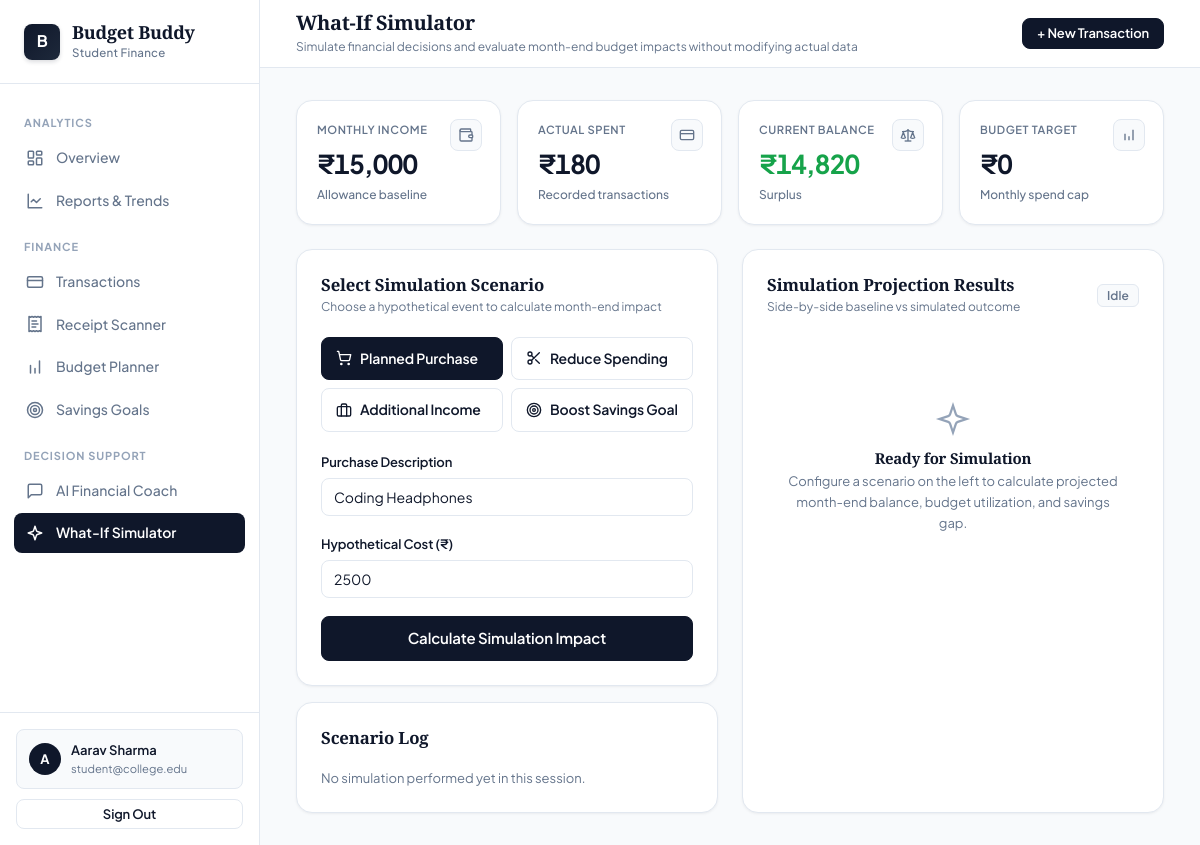
The app's page /simulator (signed in) with its own data.
### tables this page shows
CREATE TABLE profiles (
        id TEXT PRIMARY KEY,
        email TEXT UNIQUE,
        password TEXT,
        name TEXT NOT NULL,
        monthly_income REAL DEFAULT 15000,
        created_at TEXT
    );

### app/routes/simulator.py (the view)
@simulator_bp.route('/simulator')
@login_required
def simulator():
    user_id = session['user_id']
    year, month = get_current_month_year()
    profile = db.get_profile(user_id)
    monthly_income = float(profile.get('monthly_income', 0)) if profile else 0.0
    month_tx = db.get_transactions_by_month(user_id, year, month)
    analysis = analysis_service.analyze_spending(month_tx, year, month)
    budget = db.get_budget(user_id, year, month)
    budget_amount = float(budget['amount']) if budget else 0.0
    savings_target = float(budget['savings_target']) if budget else 0.0
    total_expenses = analysis['total_expenses']
    current_balance = monthly_income - total_expenses
    goals = db.get_goals(user_id)
    return render_template(
        'simulator.html',
        monthly_income=monthly_income,
        total_expenses=total_expenses,
        current_balance=current_balance,
        budget_amount=budget_amount,
        savings_target=savings_target,
        category_spending=analysis['category_spending'],
        goals=goals,
        profile=profile
    )

### app/services/local_db.py (called while the page is built, shortened)
def get_db():
    conn = sqlite3.connect(DB_PATH)
    conn.row_factory = sqlite3.Row
    return conn

def local_get_profile(user_id: str):
    init_local_db()
    conn = get_db()
    cursor = conn.cursor()
    cursor.execute("SELECT * FROM profiles WHERE id = ?", (user_id,))
    row = cursor.fetchone()
    conn.close()
    if row:
        return dict(row)
    return {'id': user_id, 'name': 'College Student', 'monthly_income': 15000.0}

def local_get_transactions_by_month(user_id: str, year: int, month: int):
    init_local_db()
    conn = get_db()
    cursor = conn.cursor()
    start = f"{year}-{month:02d}-01"
    last_day = calendar.monthrange(year, month)[1]
    end = f"{year}-{month:02d}-{last_day}"
    cursor.execute("SELECT * FROM transactions WHERE user_id = ? AND date >= ? AND date <= ? ORDER BY date DESC", (user_id, start, end))
    rows = cursor.fetchall()
    conn.close()
    return [dict(r) for r in rows]

def local_get_budget(user_id: str, year: int, month: int):
    init_local_db()
    conn = get_db()
    cursor = conn.cursor()
    cursor.execute("SELECT * FROM budgets WHERE user_id = ? AND year = ? AND month = ?", (user_id, year, month))
    b_row = cursor.fetchone()
    if not b_row:
        conn.close()
        return None

def local_get_goals(user_id: str):
    init_local_db()
    conn = get_db()
    cursor = conn.cursor()
    cursor.execute("SELECT * FROM savings_goals WHERE user_id = ?", (user_id,))
    rows = cursor.fetchall()
    conn.close()
    return [dict(r) for r in rows]

### app/services/supabase_service.py (called while the page is built, shortened)
def is_supabase_configured() -> bool:
    url = os.environ.get('SUPABASE_URL', '').strip()
    key = os.environ.get('SUPABASE_KEY', '').strip()
    return bool(
        url and key
        and not url.startswith('https://your-project')
        and not url.startswith('your_supabase')
        and 'dummy' not in url
    )

def get_client():
    global _client
    if _client is None:
        if not is_supabase_configured():
            return None
    return _client

def get_profile(user_id: str):
    client = get_client()
    return local_db.local_get_profile(user_id)

def get_transactions_by_month(user_id: str, year: int, month: int):
    client = get_client()
    return local_db.local_get_transactions_by_month(user_id, year, month)

def get_budget(user_id: str, year: int, month: int):
    client = get_client()
    return local_db.local_get_budget(user_id, year, month)

def get_goals(user_id: str):
    client = get_client()
    return local_db.local_get_goals(user_id)

### app/templates/simulator.html (shortened to what this page needs)
{% extends "base.html" %}
{% block page_title %}What-If Simulator{% endblock %}
{% block page_subtitle %}Simulate financial decisions and evaluate month-end budget impacts without modifying actual data{% endblock %}
{% block content %}
<div class="stats-grid mb-24">
  <div class="stat-card">
    <div class="label">Monthly Income</div>
    <div class="value">₹{{ "{:,.0f}".format(monthly_income) }}</div>
    <div class="meta">Allowance baseline</div>
    <div class="icon-chip">
      <svg viewBox="0 0 24 24"><path d="M19 7V4a1 1 0 0 0-1-1H5a2 2 0 0 0 0 4h15a1 1 0 0 1 1 1v4h-3a2 2 0 0 0 0 4h3a1 1 0 0 0 1-1v-2a1 1 0 0 0-1-1"/><path d="M3 5v14a2 2 0 0 0 2 2h15a1 1 0 0 0 1-1v-4"/></svg>
    </div>
  </div>
  <div class="stat-card">
    <div class="label">Actual Spent</div>
    <div class="value">₹{{ "{:,.0f}".format(total_expenses) }}</div>
    <div class="meta">Recorded transactions</div>
    <div class="icon-chip">
      <svg viewBox="0 0 24 24"><rect width="20" height="14" x="2" y="5" rx="2"/><line x1="2" x2="22" y1="10" y2="10"/></svg>
    </div>
  </div>
  <div class="stat-card">
    <div class="label">Current Balance</div>
    <div class="value {{ 'success' if current_balance >= 0 else 'danger' }}">₹{{ "{:,.0f}".format(current_balance | abs) }}</div>
    <div class="meta">{{ 'Surplus' if current_balance >= 0 else 'Deficit' }}</div>
    <div class="icon-chip">
      <svg viewBox="0 0 24 24"><path d="m16 16 3-8 3 8c-.87.65-1.92 1-3 1s-2.13-.35-3-1Z"/><path d="m2 16 3-8 3 8c-.87.65-1.92 1-3 1s-2.13-.35-3-1Z"/><path d="M7 21h10"/><path d="M12 3v18"/><path d="M3 7h2c2 0 5-1 7-2 2 1 5 2 7 2h2"/></svg>
    </div>
  </div>
  <div class="stat-card">
    <div class="label">Budget Target</div>
    <div class="value">₹{{ "{:,.0f}".format(budget_amount) }}</div>
    <div class="meta">Monthly spend cap</div>
    <div class="icon-chip">
      <svg viewBox="0 0 24 24"><path d="M12 20v-6M6 20V10M18 20V4"/></svg>
    </div>
  </div>
</div>
<div class="grid-2">
  <div class="d-flex flex-col gap-16">
    <div class="card">
      <div class="card-header">
        <div>
          <h5 class="card-title">Select Simulation Scenario</h5>
          <div class="card-subtitle">Choose a hypothetical event to calculate month-end impact</div>
        </div>
      </div>
      <div style="display: grid; grid-template-columns: 1fr 1fr; gap: 8px; margin-bottom: 20px;">
        <button type="button" id="btn_purchase" class="btn btn-outline" onclick="setScenario('purchase')" style="justify-content: flex-start; padding: 12px 14px;">
          <svg viewBox="0 0 24 24"><circle cx="8" cy="21" r="1"/><circle cx="19" cy="21" r="1"/><path d="M2.05 2.05h2l2.66 12.42a2 2 0 0 0 2 1.58h9.78a2 2 0 0 0 1.95-1.57l1.65-7.43H5.12"/></svg>
          Planned Purchase
        </button>
        <button type="button" id="btn_reduce_category" class="btn btn-outline" onclick="setScenario('reduce_category')" style="justify-content: flex-start; padding: 12px 14px;">
          <svg viewBox="0 0 24 24"><circle cx="6" cy="6" r="3"/><circle cx="6" cy="18" r="3"/><line x1="20" x2="8.12" y1="4" y2="15.88"/><line x1="14.47" x2="20" y1="14.48" y2="20"/><line x1="8.12" x2="12" y1="8.12" y2="12"/></svg>
          Reduce Spending
        </button>
        <button type="button" id="btn_increase_income" class="btn btn-outline" onclick="setScenario('increase_income')" style="justify-content: flex-start; padding: 12px 14px;">
          <svg viewBox="0 0 24 24"><rect width="20" height="14" x="2" y="7" rx="2" ry="2"/><path d="M16 21V5a2 2 0 0 0-2-2h-4a2 2 0 0 0-2 2v16"/></svg>
          Additional Income
        </button>
        <button type="button" id="btn_savings_boost" class="btn btn-outline" onclick="setScenario('savings_boost')" style="justify-content: flex-start; padding: 12px 14px;">
          <svg viewBox="0 0 24 24"><circle cx="12" cy="12" r="10"/><circle cx="12" cy="12" r="6"/><circle cx="12" cy="12" r="2"/></svg>
          Boost Savings Goal
        </button>
      </div>
      <div id="form_purchase" style="display: none;">
        <div class="form-group">
          <label class="form-label">Purchase Description</label>
          <input type="text" id="p_desc" class="form-control" placeholder="e.g. Noise Cancelling Headphones, Trip Ticket" value="Coding Headphones"/>
        </div>
        <div class="form-group">
          <label class="form-label">Hypothetical Cost (₹)</label>
          <input type="number" id="p_amount" class="form-control" placeholder="e.g. 2500" value="2500" min="0" step="100"/>
        </div>
      </div>
      <button type="button" id="runSimButton" class="btn btn-primary btn-block btn-lg mt-8" onclick="executeSimulation()" style="display: none;">
        Calculate Simulation Impact
      </button>
    </div>
    <div class="card">
      <div class="card-header">
        <h5 class="card-title">Scenario Log</h5>
      </div>
      <div id="simulationNotes" style="font-size: 0.8125rem; color: var(--text-secondary);">
        No simulation performed yet in this session.
      </div>
    </div>
  </div>
  <div class="card">
    <div class="card-header">
      <div>
        <h5 class="card-title">Simulation Projection Results</h5>
        <div class="card-subtitle">Side-by-side baseline vs simulated outcome</div>
      </div>
      <span id="simStatusBadge" class="badge badge-neutral">Idle</span>
    </div>
    <div id="emptySimState" class="empty-state" style="padding: 64px 16px;">
      <div class="icon">
        <svg viewBox="0 0 24 24"><path d="m12 3-1.912 5.813a2 2 0 0 1-1.275 1.275L3 12l5.813 1.912a2 2 0 0 1 1.275 1.275L12 21l1.912-5.813a2 2 0 0 1 1.275-1.275L21 12l-5.813-1.912a2 2 0 0 1-1.275-1.275L12 3Z"/></svg>
      </div>
      <h5>Ready for Simulation</h5>
      <p>Configure a scenario on the left to calculate projected month-end balance, budget utilization, and savings gap.</p>
    </div>
  </div>
</div>
{% endblock %}

### app/templates/base.html (shortened to what this page needs)
<!DOCTYPE html>
<html lang="en">
<head>
  <link rel="stylesheet" href="{{ url_for('static', filename='css/style.css') }}" />
</head>
<body>
  <div class="app-wrapper">
    <aside class="sidebar" id="sidebar">
      <div class="sidebar-logo">
        <div class="logo-badge">B</div>
        <div>
          <div class="logo-title">Budget Buddy</div>
          <div class="logo-sub">Student Finance</div>
        </div>
      </div>
      <nav class="sidebar-nav">
        <span class="nav-label">Analytics</span>
        <a href="{{ url_for('dashboard.dashboard') }}" class="nav-item {% if request.endpoint == 'dashboard.dashboard' %}active{% endif %}">
          <svg class="nav-icon-svg" viewBox="0 0 24 24"><rect width="7" height="9" x="3" y="3" rx="1"/><rect width="7" height="5" x="14" y="3" rx="1"/><rect width="7" height="9" x="14" y="12" rx="1"/><rect width="7" height="5" x="3" y="16" rx="1"/></svg>
          <span>Overview</span>
        </a>
        <a href="{{ url_for('reports.reports') }}" class="nav-item {% if request.endpoint == 'reports.reports' %}active{% endif %}">
          <svg class="nav-icon-svg" viewBox="0 0 24 24"><path d="M3 3v18h18"/><path d="m19 9-5 5-4-4-3 3"/></svg>
          <span>Reports & Trends</span>
        </a>
        <span class="nav-label">Finance</span>
        <a href="{{ url_for('transactions.transactions') }}" class="nav-item {% if 'transactions' in request.endpoint %}active{% endif %}">
          <svg class="nav-icon-svg" viewBox="0 0 24 24"><rect width="20" height="14" x="2" y="5" rx="2"/><line x1="2" x2="22" y1="10" y2="10"/></svg>
          <span>Transactions</span>
        </a>
        <a href="{{ url_for('receipt.receipt') }}" class="nav-item {% if request.endpoint == 'receipt.receipt' %}active{% endif %}">
          <svg class="nav-icon-svg" viewBox="0 0 24 24"><path d="M4 2v20l2-1 2 1 2-1 2 1 2-1 2 1 2-1 2 1V2l-2 1-2-1-2 1-2-1-2 1-2-1-2 1Z"/><path d="M14 8H8"/><path d="M16 12H8"/><path d="M13 16H8"/></svg>
          <span>Receipt Scanner</span>
        </a>
        <a href="{{ url_for('budget.budget') }}" class="nav-item {% if request.endpoint == 'budget.budget' %}active{% endif %}">
          <svg class="nav-icon-svg" viewBox="0 0 24 24"><path d="M12 20v-6M6 20V10M18 20V4"/></svg>
          <span>Budget Planner</span>
        </a>
        <a href="{{ url_for('goals.goals') }}" class="nav-item {% if request.endpoint == 'goals.goals' %}active{% endif %}">
          <svg class="nav-icon-svg" viewBox="0 0 24 24"><circle cx="12" cy="12" r="10"/><circle cx="12" cy="12" r="6"/><circle cx="12" cy="12" r="2"/></svg>
          <span>Savings Goals</span>
        </a>
        <span class="nav-label">Decision Support</span>
        <a href="{{ url_for('ai.coach') }}" class="nav-item {% if request.endpoint == 'ai.coach' %}active{% endif %}">
          <svg class="nav-icon-svg" viewBox="0 0 24 24"><path d="M21 15a2 2 0 0 1-2 2H7l-4 4V5a2 2 0 0 1 2-2h14a2 2 0 0 1 2 2z"/></svg>
          <span>AI Financial Coach</span>
        </a>
        <a href="{{ url_for('simulator.simulator') }}" class="nav-item {% if request.endpoint == 'simulator.simulator' %}active{% endif %}">
          <svg class="nav-icon-svg" viewBox="0 0 24 24"><path d="m12 3-1.912 5.813a2 2 0 0 1-1.275 1.275L3 12l5.813 1.912a2 2 0 0 1 1.275 1.275L12 21l1.912-5.813a2 2 0 0 1 1.275-1.275L21 12l-5.813-1.912a2 2 0 0 1-1.275-1.275L12 3Z"/></svg>
          <span>What-If Simulator</span>
        </a>
      </nav>
      <div class="sidebar-footer">
        <div class="user-profile-widget">
          <div class="user-avatar">{{ session.get('user_name', 'S')[0].upper() }}</div>
          <div class="user-meta">
            <span class="name">{{ session.get('user_name', 'College Student') }}</span>
            <span class="email">{{ session.get('user_email', 'student@college.edu') }}</span>
          </div>
        </div>
        <a href="{{ url_for('auth.logout') }}" class="btn btn-outline btn-block btn-sm">
          Sign Out
        </a>
      </div>
    </aside>
    <div class="main-content">
      <header class="topbar">
        <div class="topbar-header">
          <h4>{% block page_title %}Overview{% endblock %}</h4>
          <p>{% block page_subtitle %}College student financial tracking and planning{% endblock %}</p>
        </div>
        <div class="topbar-actions">
          {% block topbar_actions %}
          <a href="{{ url_for('transactions.transactions') }}" class="btn btn-primary btn-sm">
            + New Transaction
          </a>
          {% endblock %}
        </div>
      </header>
      <main class="page-container">
        {% block content %}{% endblock %}
      </main>
    </div>
  </div>
</body>
</html>

### records on screen
profiles: get "Aarav Sharma", get "student@college.edu", monthly_income "15,000"

### other values on screen
{{ session.get('user_name', 'S')[0].upper() }} "A"
{{ "{:,.0f}".format(total_expenses) }} "180"
{{ "{:,.0f}".format(current_balance | abs) }} "14,820"
{{ 'Surplus' if current_balance >= 0 else 'Deficit' }} "Surplus"
{{ "{:,.0f}".format(budget_amount) }} "0"
